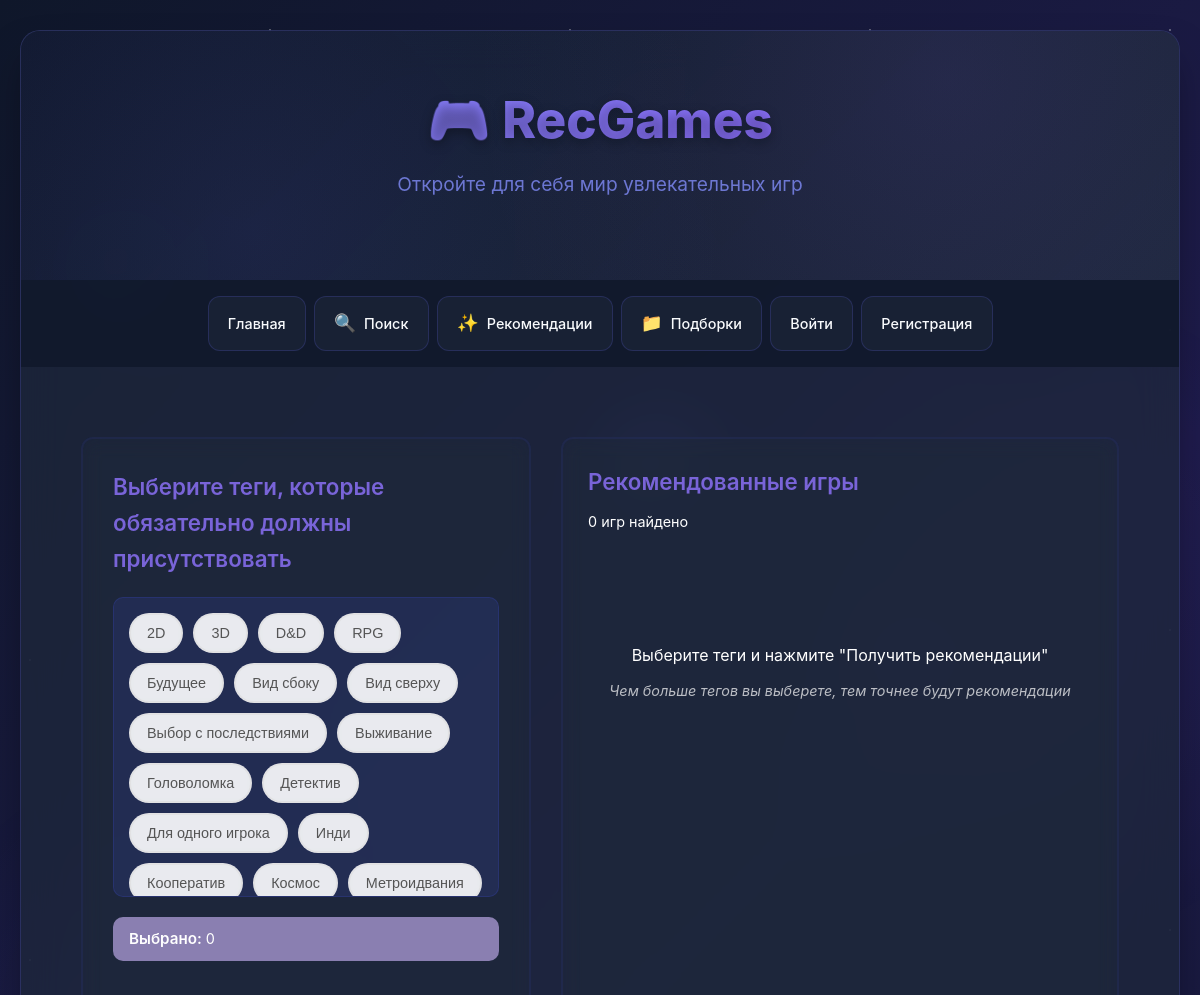
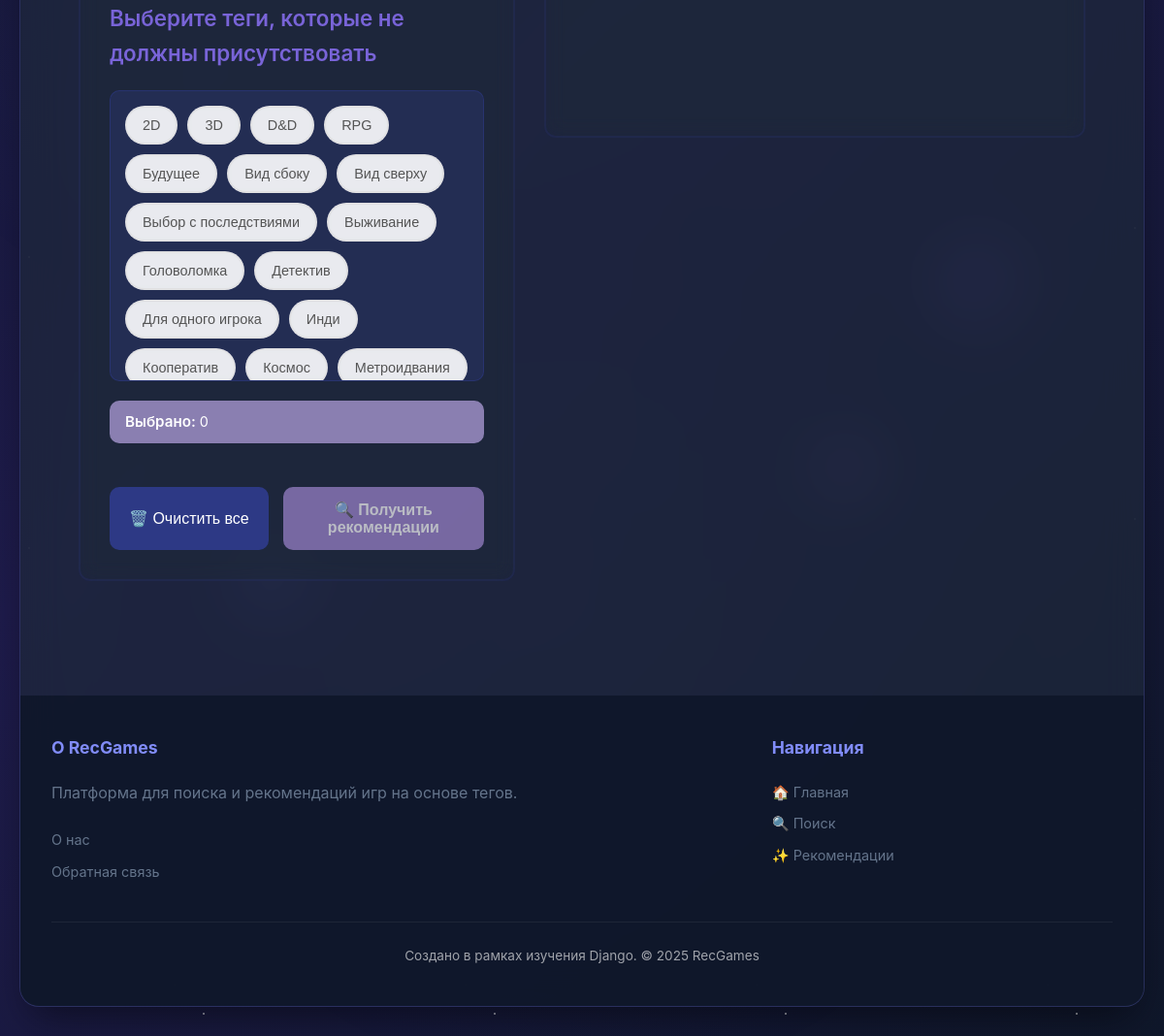
Screenshot of /recommendations/ with the database file from the repository (2 pictures, top to bottom).
### main/models.py (models this page shows, shortened)
class Tag(models.Model):
    name = models.CharField(max_length=50, unique=True, verbose_name='Тег')
    slug = models.SlugField(max_length=50, unique=True, verbose_name='URL-имя')
    class Meta:
        verbose_name = 'Тег'
        verbose_name_plural = 'Теги'
        ordering = ['name']

### main/views.py (the view)
def recommendations(request):
    all_tags = Tag.objects.all().order_by('name')
    context = {
        'title': 'Рекомендации',
        'all_tags': all_tags,
    }
    return render(request, 'main/recommendations.html', context)

### main/templates/main/recommendations.html (shortened to what this page needs)
{% extends 'main/layout.html' %}
{% block content %}
<div class="container">
    <div class="recommendations-main">
        <div class="tags-selection">
            <div class="tags-section">
                <h3>Выберите теги, которые обязательно должны присутствовать</h3>
                <div class="tags-container" id="include-tags-container">
                    {% for tag in all_tags %}
                    <button class="tag-btn" data-tag="{{ tag.name }}" data-type="include">
                        {{ tag.name }}
                    </button>
                    {% empty %}
                    <p class="no-tags-message">Теги не найдены.</p>
                    {% endfor %}
                </div>
                <div class="selected-tags" id="selected-include-tags">
                    <span class="selected-label">Выбрано: </span>
                    <span id="include-tags-count">0</span>
                </div>
            </div>
            <div class="tags-section">
                <h3>Выберите теги, которые не должны присутствовать</h3>
                <div class="tags-container" id="exclude-tags-container">
                    {% for tag in all_tags %}
                    <button class="tag-btn" data-tag="{{ tag.name }}" data-type="exclude">
                        {{ tag.name }}
                    </button>
                    {% empty %}
                    <p class="no-tags-message">Теги не найдены.</p>
                    {% endfor %}
                </div>
                <div class="selected-tags" id="selected-exclude-tags">
                    <span class="selected-label">Выбрано: </span>
                    <span id="exclude-tags-count">0</span>
                </div>
            </div>
            <div class="actions-section">
                <button id="clear-all-btn" class="secondary-btn">
                    🗑️ Очистить все
                </button>
                <button id="get-recommendations-btn" class="primary-btn" disabled>
                </button>
            </div>
        </div>
        <div class="results-section">
            <div class="results-header">
                <h3>Рекомендованные игры</h3>
                <div class="results-info">
                    <span id="results-count">0 игр найдено</span>
                </div>
            </div>
            <div class="results-grid" id="results-container">
                <div class="no-results-placeholder">
                    <p>Выберите теги и нажмите "Получить рекомендации"</p>
                    <p class="placeholder-tip">Чем больше тегов вы выберете, тем точнее будут рекомендации</p>
                </div>
            </div>
        </div>
    </div>
</div>
{% endblock %}

### main/templates/main/layout.html (style rules this page uses)
:root { --primary: #6366f1; --primary-dark: #4f46e5; --primary-darker: #3730a3; --primary-light: #818cf8; --secondary: #1e293b; --secondary-light: #334155; --accent: #8b5cf6; --accent-dark: #7c3aed; --success: #10b981; --warning: #f59e0b; --danger: #ef4444; --dark: #0f172a; --darker: #020617; --light: #f8fafc; --gray: #64748b; --gray-light: #475569; --gradient-primary: linear-gradient(135deg, #6366f1 0%, #8b5cf6 100%); --gradient-dark: linear-gradient(135deg, #0f172a 0%, #1e293b 100%); --gradient-accent: linear-gradient(135deg, #8b5cf6 0%, #c084fc 100%); --gradient-bg: linear-gradient(135deg, #0f172a 0%, #1e1b4b 50%, #0f172a 100%); --border-radius: 12px; --border-radius-lg: 20px; --shadow: 0 8px 20px -4px rgba(0, 0, 0, 0.3), 0 4px 6px -2px rgba(0, 0, 0, 0.2); --shadow-lg: 0 20px 40px -12px rgba(0, 0, 0, 0.5); --shadow-hover: 0 15px 30px -8px rgba(99, 102, 241, 0.4); --transition: all 0.3s ease; --glass: rgba(30, 41, 59, 0.7); --glass-border: rgba(99, 102, 241, 0.2); }
* { margin: 0; padding: 0; box-sizing: border-box; }
body { font-family: 'Inter', 'Segoe UI', system-ui, -apple-system, sans-serif; background: var(--gradient-bg); background-attachment: fixed; min-height: 100vh; color: var(--light); line-height: 1.6; overflow-x: hidden; }
.container { max-width: 1400px; margin: 0 auto; padding: 20px; }

### rows the page displays
Tag: name "2D"
Tag: name "3D"
Tag: name "D&D"
Tag: name "RPG"
Tag: name "Будущее"
Tag: name "Вид сбоку"
Tag: name "Вид сверху"
Tag: name "Выбор с последствиями"
Tag: name "Выживание"
Tag: name "Головоломка"
Tag: name "Детектив"
Tag: name "Для одного игрока"
Tag: name "Инди"
Tag: name "Кооператив"
Tag: name "Космос"
Tag: name "Метроидвания"
